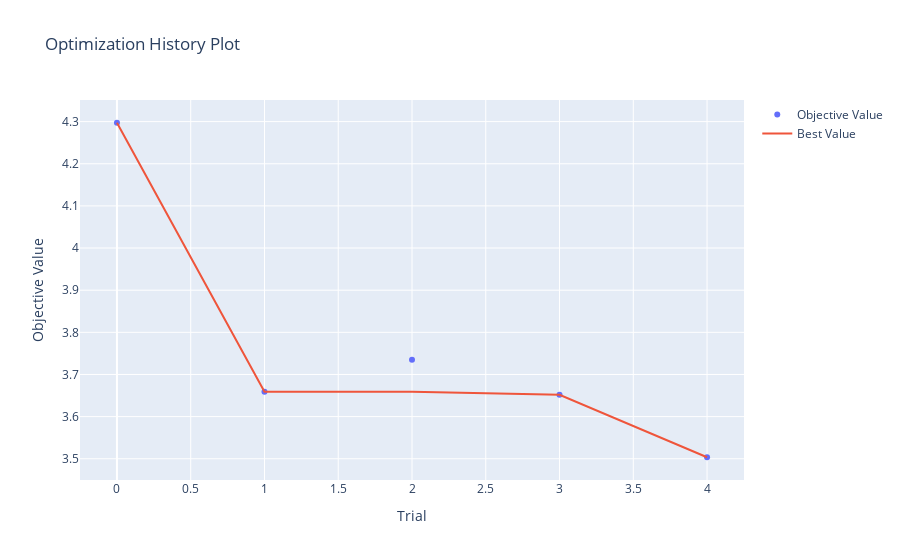

The cell this chart's notebook holds for it:
### Code cell
# optimization history plot

optuna.visualization.plot_optimization_history(study)

### Figure 1 — Plotly figure (JSON) as saved in the notebook; plotly's stock layout.template omitted (floating-point values rounded to 4 significant figures)
{"data": [{"mode": "markers", "name": "Objective Value", "type": "scatter", "x": [0, 1, 2, 3, 4], "y": [4.297, 3.659, 3.735, 3.652, 3.504]}, {"mode": "lines", "name": "Best Value", "type": "scatter", "x": [0, 1, 2, 3, 4], "y": [4.297, 3.659, 3.659, 3.652, 3.504]}, {"marker": {"color": "#cccccc"}, "mode": "markers", "name": "Infeasible Trial", "showlegend": false, "type": "scatter", "x": [], "y": []}], "layout": {"title": {"text": "Optimization History Plot"}, "xaxis": {"title": {"text": "Trial"}}, "yaxis": {"title": {"text": "Objective Value"}}}}
